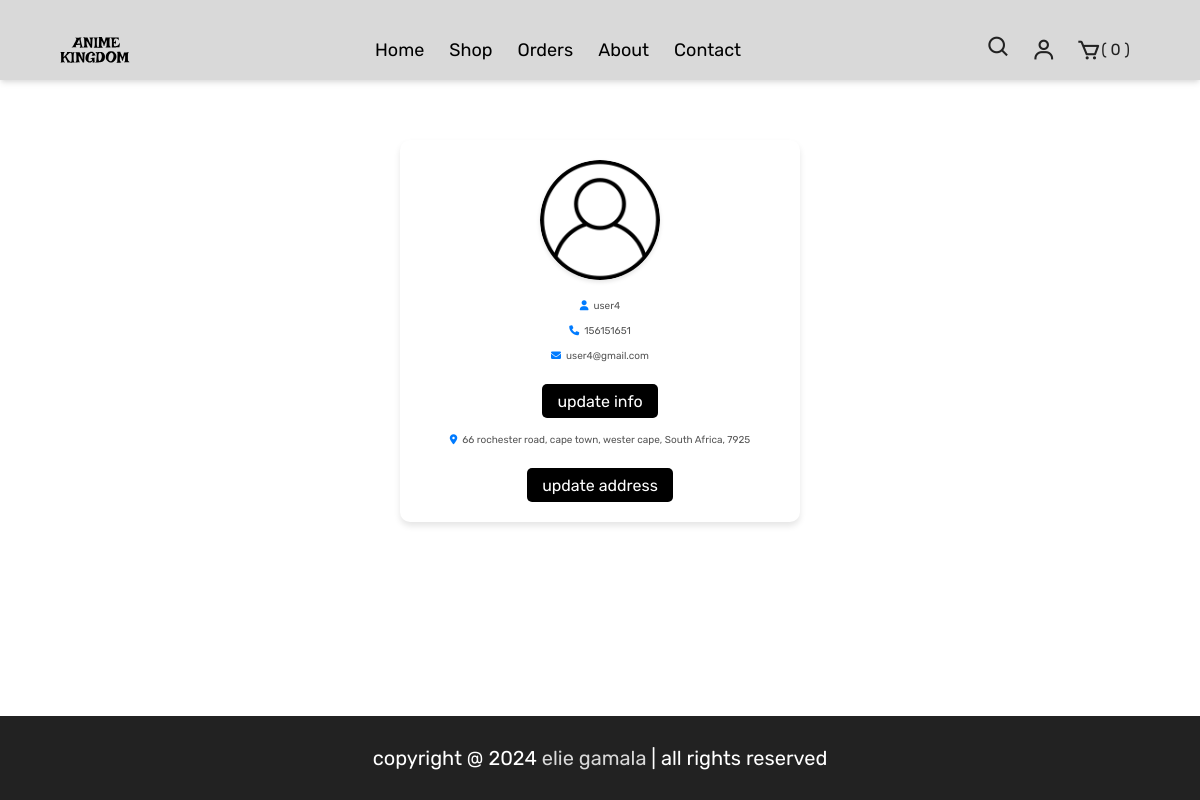
/profile.php (signed in), run on the app's committed database.
### tables this page shows
CREATE TABLE `users` (
  `ID` int(100) NOT NULL,
  `name` varchar(20) NOT NULL,
  `email` varchar(50) NOT NULL,
  `number` int(10) NOT NULL,
  `password` varchar(50) NOT NULL,
  `address` varchar(500) NOT NULL
);

### profile.php (the view, shortened to what this page needs)
<?php
include  'INCLUDES/connect.php';
?>
<!DOCTYPE html>
<html lang="en">
<head>
    <link href="https://unpkg.com/boxicons@2.0.7/css/boxicons.min.css" rel="stylesheet"/>
   <link rel="stylesheet" href="https://cdnjs.cloudflare.com/ajax/libs/font-awesome/6.1.1/css/all.min.css">
   <link rel="stylesheet" href="css/styles.css">
   <link rel="stylesheet" href="css/form-styles.css">
</head>
<body>
<?php
  include 'INCLUDES/user_header.php';
?>
<section class="user-details">
<div class="user">
   <img src="images/user-icon.png" alt="">
   <p><i class="fas fa-user"></i><span><span><?= $fetch_profile['name']; ?></span></span></p>
   <p><i class="fas fa-phone"></i><span><?= $fetch_profile['number']; ?></span></p>
   <p><i class="fas fa-envelope"></i><span><?= $fetch_profile['email']; ?></span></p>
   <a href="update_profile.php" class="hero-btn">update info</a>
   <p class="address"><i class="fas fa-map-marker-alt"></i><span><?php if($fetch_profile['address'] == ''){echo 'please enter your address';}else{echo $fetch_profile['address'];} ?></span></p>
   <a href="update_address.php" class="hero-btn">update address</a>
</div>
</section>
   <?php
     include 'INCLUDES/footer2.php';
    ?>
</body>
</html>

### css/styles.css (style rules this page uses)
* { font-family: 'Rubik', sans-serif; }
*, *::after, *::before { margin: 0; padding: 0; box-sizing: border-box; }
:root { --white: #fff; --black: #222; --gray: #d9d9d9; }
html { font-size: 62.5%; height: 100%; margin: 0; }
body { font-family: "Franklin Gothic Medium", "Arial Narrow", Arial, sans-serif; font-size: 1.6rem; background-color: var(--white); font-weight: 400; font-style: normal; position: relative; margin-bottom: 15rem; min-height: 100vh; display: flex; flex-direction: column; }
a { text-decoration: none; color: inherit; }
.hero-btn { display: inline-block; padding: 1rem 3rem; font-size: 1.6rem; margin-top: 1rem; background-color: var(--black); color: white; }

### css/form-styles.css (style rules this page uses)
.user-details { margin: 4rem 2rem; display: flex; justify-content: center; align-items: center; padding: 2rem; border-radius: 10px; }
.user-details .user { background: #fff; border-radius: 10px; padding: 2rem; max-width: 400px; width: 100%; box-shadow: 0 4px 6px rgba(0, 0, 0, 0.1); text-align: center; }
.user-details .user img { width: 120px; height: 120px; border-radius: 50%; object-fit: cover; margin-bottom: 1.5rem; box-shadow: 0 2px 4px rgba(0, 0, 0, 0.1); }
.user-details .user p { line-height: 1.5; margin-bottom: 1rem; font-size: 1rem; color: #333; }
.user-details .user p span { color: #555; }
.user-details .user i { margin-right: 0.5rem; color: #007bff; }
.user-details .user p.address { margin-top: 1.5rem; }
.user-details .user a.hero-btn { display: inline-block; margin-top: 1rem; padding: 0.75rem 1.5rem; background-color: black; color: #fff; border-radius: 5px; text-decoration: none; transition: background-color 0.3s ease; }

### data on the page
users: name "user4", number "156151651", email "user4@gmail.com", address "66 rochester road, cape town, wester cape, South Africa, 7925"

### other printed values
$total_cart_items "0"
